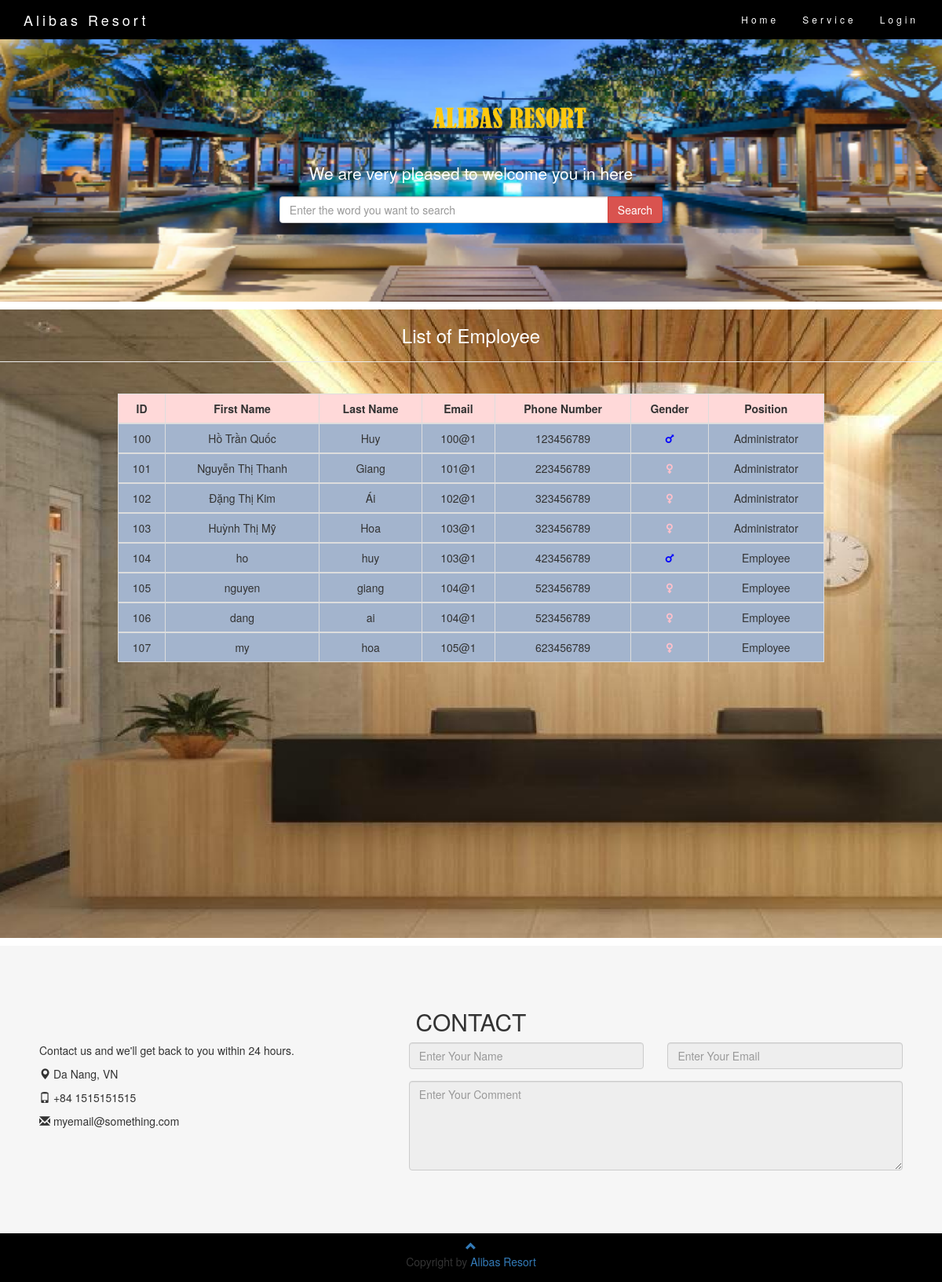
Page /pages/employee/ListEmployee.php on the committed database.
### tables this page shows
CREATE TABLE IF NOT EXISTS `employee` (
  `id` INT NOT NULL AUTO_INCREMENT,
  `firstname` VARCHAR(450) NOT NULL,
  `lastname` VARCHAR(450) NOT NULL,
  `email` VARCHAR(450) NOT NULL,
  `phonenumber` VARCHAR(450) NOT NULL,
  `gender` INT NOT NULL,
  `position` INT NOT NULL,
  PRIMARY KEY (`id`));

### config/pages/employee/search.php (called while the page is built)
<?php include "../../config/connection/Dbcon.php";
global $con;
?>
<?php
if (isset($_POST['submit'])) {
    $srch = $_POST['txtSearchValue'];
    $result = mysqli_query($con, "select * FROM `employee` where
       `firstname` like '%$srch%'
    or `lastname` like '%$srch%'
    or `email` like '%$srch%'
    or `phonenumber` like '%$srch%'
    or `gender` like '%$srch%'
    or `position` like '%$srch%' ;");
}else{  $srch = null;
		$result = mysqli_query($con, "select * from employee"); }?>

### pages/employee/ListEmployee.php (the view, shortened to what this page needs)
<!DOCTYPE html>
<html>
<head>
	<?php include "../../includes/head.php" ?>
	<link rel="stylesheet" href="https://cdnjs.cloudflare.com/ajax/libs/font-awesome/5.15.4/css/all.min.css" />
</head>
<body>
	<nav class="navbar navbar-default navbar-fixed-top">
		<div class="container">
			<div class="navbar-header">
				<a class="navbar-brand" href="../../index.php">Alibas Resort</a>
			</div>
			<div class="collapse navbar-collapse" id="myNavbar">
				<ul class="nav navbar-nav navbar-right">
				<li class="nav-item"><a class="nav-link" href="">
							<?php include "../../config/pages/customer/delete.php";
							?>
						</a></li>
					<li class="nav-item"><a class="nav-link" href="../../index.php">Home</a></li>
					<li class="nav-item"><a class="nav-link" href="../../Service.php">Service</a></li>
					<?php if (!isset($_SESSION['username'])) {
						echo '<li class="nav-item"><a class="nav-link" href="../../login.php">Login</a></li> ';
					} ?>
				</ul>
			</div>
		</div>
	</nav>
	<div class="jumbotron text-center">
		<a href="../../index.php"><img src="../../image/logo.png" alt="Image" class="img-responsive" style="width: 20%; margin-left: 500px;"></a>
		<p>We are very pleased to welcome you in here</p>
		<?php include "../../config/pages/employee/search.php"; ?>
		<form class="form-inline" action="" method="post">
			<div class="input-group">
				<input type="search" name="txtSearchValue" value="<?= $srch ?>" class="form-control" size="50" placeholder="Enter the word you want to search">
				<div class="input-group-btn">
					<button  name="submit" type="submit" class="btn btn-danger">Search</button>
				</div>
			</div>
		</form>
	</div>
	<div class="row">
		<div class="container bg-img">
			<h3 class="text-center h3">List of Employee</h3>
			<hr>
			<br>
			<table class="table table-bordered">
				<thead class="thead-light">
					<tr>
						<th class="text-center">ID</th>
						<th class="text-center">First Name</th>
						<th class="text-center">Last Name</th>
						<th class="text-center">Email</th>
						<th class="text-center">Phone Number</th>
						<th class="text-center">Gender</th>
						<th class="text-center">Position</th>
					</tr>
				</thead>
				<tbody>
				<?php while ($row = mysqli_fetch_assoc($result)) : ?>
						<tr>
						<td class="text-center"><?= $row['id']?></td>
							<td class="text-center"><?= $row['firstname']?></td>
							<td class="text-center"><?= $row['lastname']?></td>
							<td class="text-center"><?= $row['email']?></td>
							<td class="text-center"><?= $row['phonenumber']?></td>
							<td class="text-center">
								<?php if ($row['gender'] == 1) echo '<i class="fas fa-mars"></i> ' ?>
								<?php if ($row['gender'] == 0) echo '<i class="fas fa-venus"></i> ' ?>
							</td>
							<td class="text-center">
							    <?php if ($row['position'] == 1) echo 'Administrator' ?>
							    <?php if ($row['position'] == 0) echo 'Employee ' ?>
							</td>
						</tr>
				</tbody>
				<?php endwhile; ?>
			</table>
		</div>
	</div>
	<?php include "../../includes/footer.php" ?>
</body>
</html>

### includes/head.php (style rules this page uses)
.jumbotron { background-image: url('image/image2.png'); background-size: cover; color: #ffffff; padding: 100px 25px; margin-bottom: 0; }
.bg-img { background-image: url('image/imagenavbar.jpg'); }
.navbar { margin-bottom: 0; background-color: black; z-index: 9999; border: 0; font-size: 12px !important; line-height: 1.42857143 !important; letter-spacing: 4px; border-radius: 0; }
.navbar li a, .navbar .navbar-brand { color: #fff !important; }

### pages/employee/ListEmployee.php (style rules this page uses)
.jumbotron { background-image: url('../../image/image2.png'); background-size: cover; color: #ffffff; padding: 100px 25px; margin-bottom: 0; }
.bg-img { background-image: url('../../image/imagenavbar.jpg'); }
.navbar { margin-bottom: 0; background-color: black; z-index: 9999; border: 0; font-size: 12px !important; line-height: 1.42857143 !important; letter-spacing: 4px; border-radius: 0; }
.navbar li a, .navbar .navbar-brand { color: #fff !important; }
.bg-img { background-image: url('../../image/quayletan.jpg'); background-repeat: no-repeat; background-size: cover; width: 100%; height: 100vh; overflow: auto; margin-top: 1rem; margin-bottom: 1rem; }
.h3 { color: white; }
.table { background-color: #a3b4cd; width: 75%; margin-bottom: 7rem; margin-left: 150px; }
.thead-light { background-color: #ffd9d9; }
.fa-mars { color: blue; }
.fa-venus { color: pink; }

### rows in the picture
employee: id "100", firstname "Hồ Trần Quốc", lastname "Huy", email "100@1", phonenumber "123456789", gender 1 (drawn), position "Administrator"
employee: id "101", firstname "Nguyễn Thị Thanh", lastname "Giang", email "101@1", phonenumber "223456789", gender 0 (drawn), position "Administrator"
employee: id "102", firstname "Đặng Thị Kim", lastname "Ái", email "102@1", phonenumber "323456789", gender 0 (drawn), position "Administrator"
employee: id "103", firstname "Huỳnh Thị Mỹ", lastname "Hoa", email "103@1", phonenumber "323456789", gender 0 (drawn), position "Administrator"
employee: id "104", firstname "ho", lastname "huy", email "103@1", phonenumber "423456789", gender 1 (drawn), position "Employee"
employee: id "105", firstname "nguyen", lastname "giang", email "104@1", phonenumber "523456789", gender 0 (drawn), position "Employee"
employee: id "106", firstname "dang", lastname "ai", email "104@1", phonenumber "523456789", gender 0 (drawn), position "Employee"
employee: id "107", firstname "my", lastname "hoa", email "105@1", phonenumber "623456789", gender 0 (drawn), position "Employee"
